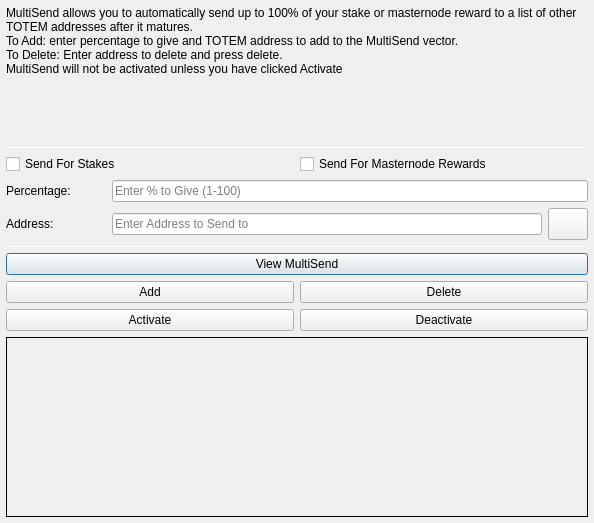
<?xml version="1.0" encoding="UTF-8"?>
<ui version="4.0">
 <class>MultiSendDialog</class>
 <widget class="QDialog" name="MultiSendDialog">
  <property name="windowModality">
   <enum>Qt::NonModal</enum>
  </property>
  <property name="geometry">
   <rect>
    <x>0</x>
    <y>0</y>
    <width>594</width>
    <height>523</height>
   </rect>
  </property>
  <property name="windowTitle">
   <string>MultiSend</string>
  </property>
  <layout class="QVBoxLayout" name="verticalLayout" stretch="0">
   <property name="leftMargin">
    <number>6</number>
   </property>
   <property name="topMargin">
    <number>6</number>
   </property>
   <property name="rightMargin">
    <number>6</number>
   </property>
   <property name="bottomMargin">
    <number>6</number>
   </property>
   <item>
    <layout class="QVBoxLayout" name="verticalLayout_Main" stretch="1,1,1,1,1,1">
     <item>
      <widget class="QLabel" name="label_2">
       <property name="lineWidth">
        <number>1</number>
       </property>
       <property name="text">
        <string>MultiSend allows you to automatically send up to 100% of your stake or masternode reward to a list of other TOTEM addresses after it matures.
To Add: enter percentage to give and TOTEM address to add to the MultiSend vector.
To Delete: Enter address to delete and press delete.
MultiSend will not be activated unless you have clicked Activate</string>
       </property>
       <property name="alignment">
        <set>Qt::AlignLeading|Qt::AlignLeft|Qt::AlignTop</set>
       </property>
       <property name="wordWrap">
        <bool>true</bool>
       </property>
      </widget>
     </item>
     <item>
      <widget class="Line" name="line">
       <property name="minimumSize">
        <size>
         <width>0</width>
         <height>1</height>
        </size>
       </property>
       <property name="maximumSize">
        <size>
         <width>16777215</width>
         <height>1</height>
        </size>
       </property>
       <property name="orientation">
        <enum>Qt::Horizontal</enum>
       </property>
      </widget>
     </item>
     <item>
      <layout class="QVBoxLayout" name="verticalLayout_Settings">
       <item>
        <layout class="QHBoxLayout" name="horizontalLayout">
         <item>
          <widget class="QCheckBox" name="multiSendStakeCheckBox">
           <property name="text">
            <string>Send For Stakes</string>
           </property>
          </widget>
         </item>
         <item>
          <widget class="QCheckBox" name="multiSendMasternodeCheckBox">
           <property name="text">
            <string>Send For Masternode Rewards</string>
           </property>
          </widget>
         </item>
        </layout>
       </item>
       <item>
        <layout class="QHBoxLayout" name="horizontalLayout_6">
         <item>
          <widget class="QLabel" name="label">
           <property name="minimumSize">
            <size>
             <width>100</width>
             <height>0</height>
            </size>
           </property>
           <property name="toolTip">
            <string>Percentage of stake to send</string>
           </property>
           <property name="text">
            <string>Percentage:</string>
           </property>
          </widget>
         </item>
         <item>
          <widget class="QLineEdit" name="multiSendPercentEdit">
           <property name="toolTip">
            <string>Enter whole numbers 1 - 100</string>
           </property>
           <property name="placeholderText">
            <string>Enter % to Give (1-100)</string>
           </property>
          </widget>
         </item>
        </layout>
       </item>
       <item>
        <layout class="QHBoxLayout" name="horizontalLayout_7">
         <item>
          <widget class="QLabel" name="label_5">
           <property name="minimumSize">
            <size>
             <width>100</width>
             <height>0</height>
            </size>
           </property>
           <property name="toolTip">
            <string>Address to send portion of stake to</string>
           </property>
           <property name="text">
            <string>Address:</string>
           </property>
          </widget>
         </item>
         <item>
          <widget class="QLineEdit" name="multiSendAddressEdit">
           <property name="toolTip">
            <string/>
           </property>
           <property name="placeholderText">
            <string>Enter Address to Send to</string>
           </property>
          </widget>
         </item>
         <item>
          <widget class="QPushButton" name="addressBookButton">
           <property name="maximumSize">
            <size>
             <width>16777215</width>
             <height>32</height>
            </size>
           </property>
           <property name="toolTip">
            <string>Choose an address from the address book</string>
           </property>
           <property name="text">
            <string/>
           </property>
           <property name="icon">
            <iconset resource="../totem.qrc">
             <normaloff>:/icons/address-book</normaloff>:/icons/address-book</iconset>
           </property>
           <property name="shortcut">
            <string>Alt+A</string>
           </property>
           <property name="autoDefault">
            <bool>false</bool>
           </property>
          </widget>
         </item>
        </layout>
       </item>
      </layout>
     </item>
     <item>
      <widget class="Line" name="line_2">
       <property name="minimumSize">
        <size>
         <width>0</width>
         <height>1</height>
        </size>
       </property>
       <property name="maximumSize">
        <size>
         <width>16777215</width>
         <height>1</height>
        </size>
       </property>
       <property name="orientation">
        <enum>Qt::Horizontal</enum>
       </property>
      </widget>
     </item>
     <item>
      <layout class="QVBoxLayout" name="verticalLayout_Buttons">
       <item>
        <layout class="QHBoxLayout" name="horizontalLayout_4">
         <item>
          <widget class="QPushButton" name="viewButton">
           <property name="toolTip">
            <string/>
           </property>
           <property name="statusTip">
            <string>View MultiSend Vector</string>
           </property>
           <property name="text">
            <string>View MultiSend</string>
           </property>
          </widget>
         </item>
        </layout>
       </item>
       <item>
        <layout class="QHBoxLayout" name="horizontalLayout_2">
         <item>
          <widget class="QPushButton" name="addButton">
           <property name="toolTip">
            <string/>
           </property>
           <property name="statusTip">
            <string>Add to MultiSend Vector</string>
           </property>
           <property name="text">
            <string>Add</string>
           </property>
          </widget>
         </item>
         <item>
          <widget class="QPushButton" name="deleteButton">
           <property name="toolTip">
            <string/>
           </property>
           <property name="statusTip">
            <string>Delete Address From MultiSend Vector</string>
           </property>
           <property name="text">
            <string>Delete</string>
           </property>
          </widget>
         </item>
        </layout>
       </item>
       <item>
        <layout class="QHBoxLayout" name="horizontalLayout_5">
         <item>
          <widget class="QPushButton" name="activateButton">
           <property name="statusTip">
            <string>Activate MultiSend</string>
           </property>
           <property name="text">
            <string>Activate</string>
           </property>
          </widget>
         </item>
         <item>
          <widget class="QPushButton" name="disableButton">
           <property name="statusTip">
            <string>Deactivate MultiSend</string>
           </property>
           <property name="text">
            <string>Deactivate</string>
           </property>
          </widget>
         </item>
        </layout>
       </item>
      </layout>
     </item>
     <item>
      <widget class="QLabel" name="message">
       <property name="minimumSize">
        <size>
         <width>0</width>
         <height>180</height>
        </size>
       </property>
       <property name="frameShape">
        <enum>QFrame::Panel</enum>
       </property>
       <property name="frameShadow">
        <enum>QFrame::Plain</enum>
       </property>
       <property name="lineWidth">
        <number>1</number>
       </property>
       <property name="midLineWidth">
        <number>1</number>
       </property>
       <property name="text">
        <string/>
       </property>
       <property name="alignment">
        <set>Qt::AlignLeading|Qt::AlignLeft|Qt::AlignTop</set>
       </property>
       <property name="wordWrap">
        <bool>true</bool>
       </property>
      </widget>
     </item>
    </layout>
   </item>
  </layout>
 </widget>
 <resources>
  <include location="../totem.qrc"/>
 </resources>
 <connections/>
</ui>
